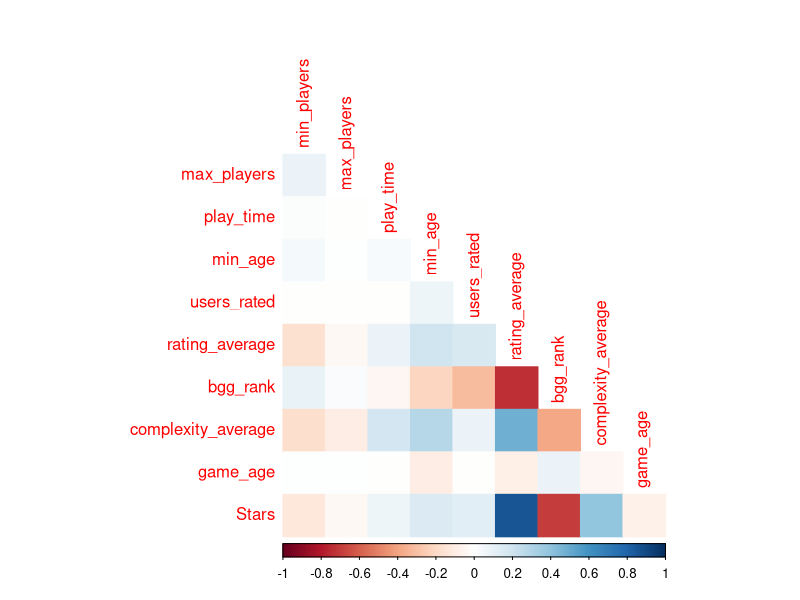

This figure's R source: (Note: this script raises an error after producing the figure.)
#data exploration

#packages
library(dplyr)
library(tidyselect)
library(corrplot)
library(ggplot2)
library(GGally)
library(caret)

#reading in data
setwd("C:\\Users\\kashyap\\Desktop\\PSTAT-231\\Final project\\data\\processed")
df_comp <- read.csv("cleaned.csv")

#heatmap
df_numeric <- select_if(df_comp, is.numeric)
df_numeric %>%
  cor() %>%
  corrplot(type = "lower", diag = F, method = "color")

#dropping owned users
df_comp <- subset(df_comp, select=-owned_users)


###OHE

#dummy variables

